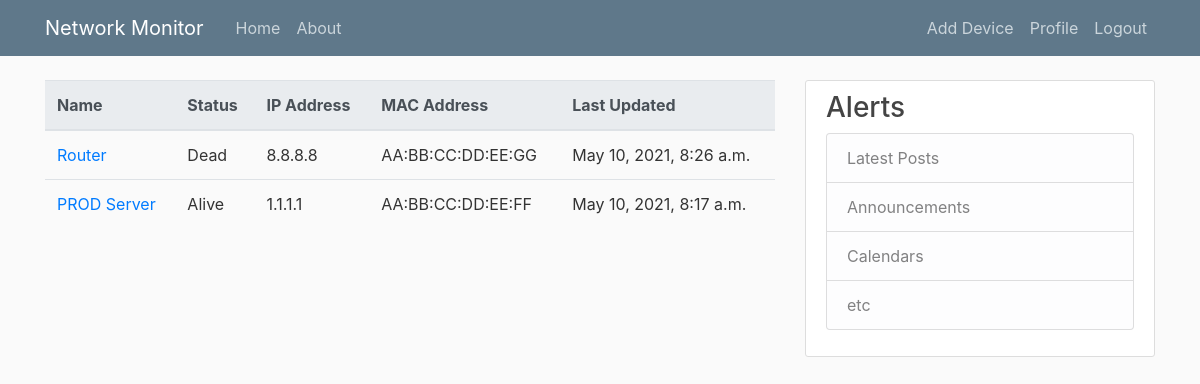
The app's page / (signed in), older data.
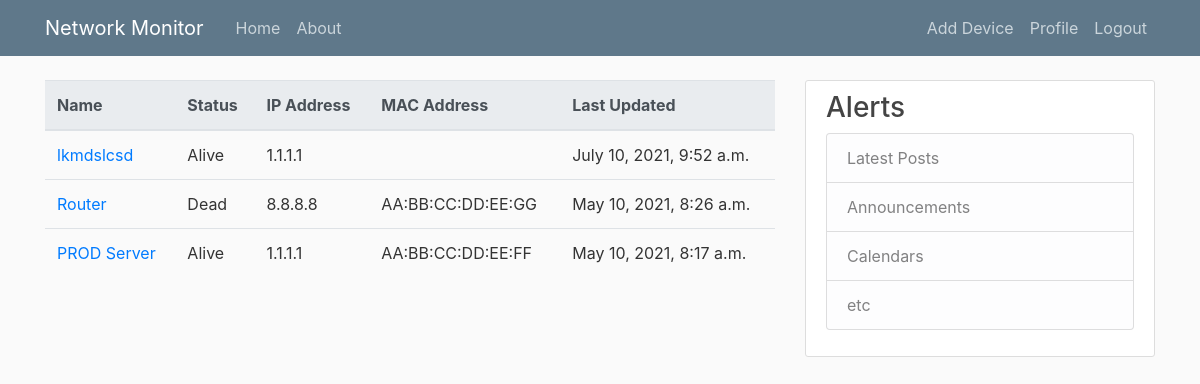
The same page, newer data.
### netmon/models.py (models this page shows, shortened)
class Device(models.Model):
    dev_name = models.CharField(max_length=100)
    dev_id = models.IntegerField
    dev_type = models.CharField(max_length=100)
    dev_ip = models.CharField(max_length=16)
    dev_mac = models.CharField(max_length=18)
    dev_info = models.CharField(max_length=100)
    dev_tx_traffic = models.IntegerField(max_length=100, default="987642")
    dev_rx_traffic = models.IntegerField(max_length=100, default="456787")
    dev_last_updated = models.DateTimeField(default=timezone.now)
    dev_added_by = models.ForeignKey(User, on_delete=models.CASCADE)
    dev_status = models.CharField(max_length=5, default="Alive")

### netmon/views.py (the view)
# urls.py: path('', DeviceListView.as_view(), name='netmon-home'),
class DeviceListView(LoginRequiredMixin, ListView):
    model = Device
    template_name = 'netmon/home.html' # <app>/<model>_<viewtype>.html
    context_object_name = 'devices'
    ordering = ['-dev_last_updated']

### netmon/templates/netmon/home.html (shortened to what this page needs)
{% extends "netmon/base.html" %}
{% block content %}
<div>
    <table class="table">
        <thead class="thead-light">
            <tr>
                <th scope="col">Name</th>
                <th scope="col">Status</th>
                <th scope="col">IP Address</th>
                <th scope="col">MAC Address</th>
                <th scope="col">Last Updated</th>
            </tr>
        </thead>
        <tbody>
            {% for device in devices %}
            <tr>
                <td><a href="{% url 'device-detail' device.id %}">{{ device.dev_name }}</a></td>
                <td>{{ device.dev_status }}</td>
                <td>{{ device.dev_ip }}</td>
                <td>{{ device.dev_mac }}</td>
                <td>{{ device.dev_last_updated }}</td>
            </tr>
            {% endfor %}
        </tbody>
    </table>
</div>
{%endblock content %}

Row changes from the older to the newer data that the page shows:
added Device: dev_name "lkmdslcsd", dev_status "Alive", dev_ip "1.1.1.1", dev_last_updated "July 10, 2021, 9:52 a.m."
